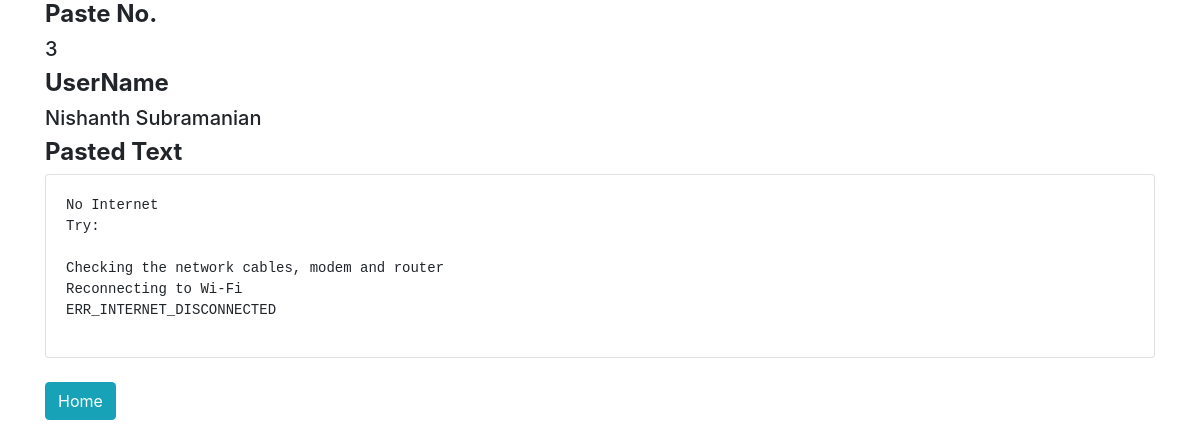
Page /success/3/9085/ on the committed database.
### tables this page shows
CREATE TABLE students (name_id INTEGER PRIMARY KEY, name TEXT, addr TEXT, pin TEXT);

### app.py (the view)
@app.route(('/success/' + '<i>/' +'<rand>/'), methods=['POST', 'GET'])
def success(i,rand):
    con = sql.connect("Hello.db")
    con.row_factory = sql.Row
    cur = con.cursor()
    cur.execute("select * from students where name_id=? ",
                (i,))
    rows = cur.fetchall()
    return render_template("display.html", rows=rows)

### templates/display.html (shortened to what this page needs)
<!doctype html>
<html>
<link rel="stylesheet" href="https://stackpath.bootstrapcdn.com/bootstrap/4.1.3/css/bootstrap.min.css"
>
<head>
</head>
<body>
    <div class="container">
        {% for row in rows %}
        <h4><b>Paste No.</b></h4>
        <h5>{{row["name_id"]}}</h5>
        <h4><b>UserName</b></h4>
        <h5>{{row["name"]}}</h5>
        <h4><b>Pasted Text</b></h4>
        <div class="card">
            <div class="card-body"><pre><code class="python css html">{{row["addr"]}}</code></pre></div>
        </div>
        {% endfor %}
        <br>
        <a class="btn btn-info" style="margin-bottom: 100px" href="/">Home</a>
    </div>
</body>
<link rel="stylesheet" href="https://cdnjs.cloudflare.com/ajax/libs/highlight.js/9.12.0/styles/xcode.min.css">
</html>

### rows in the picture
students: name_id "3", name "Nishanth Subramanian", addr "No Internet Try: Checking the network cables, modem and router Reconnecting to Wi-Fi ERR_INTERNET_DISCONNECTED"
